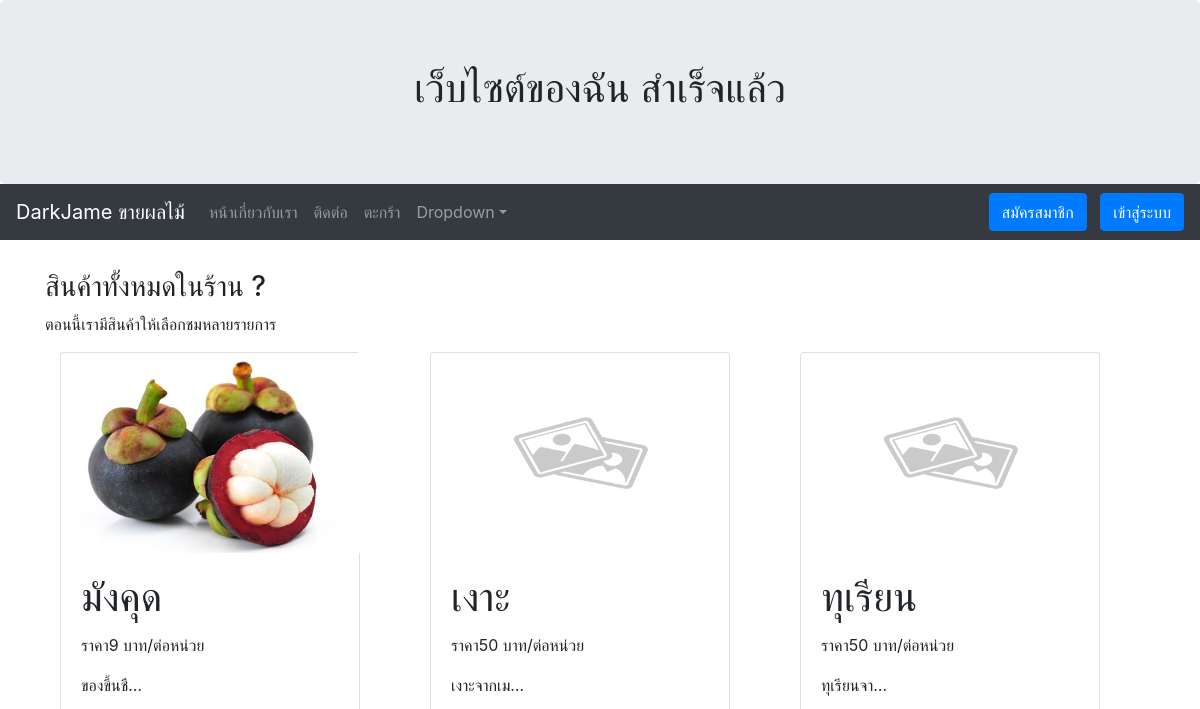
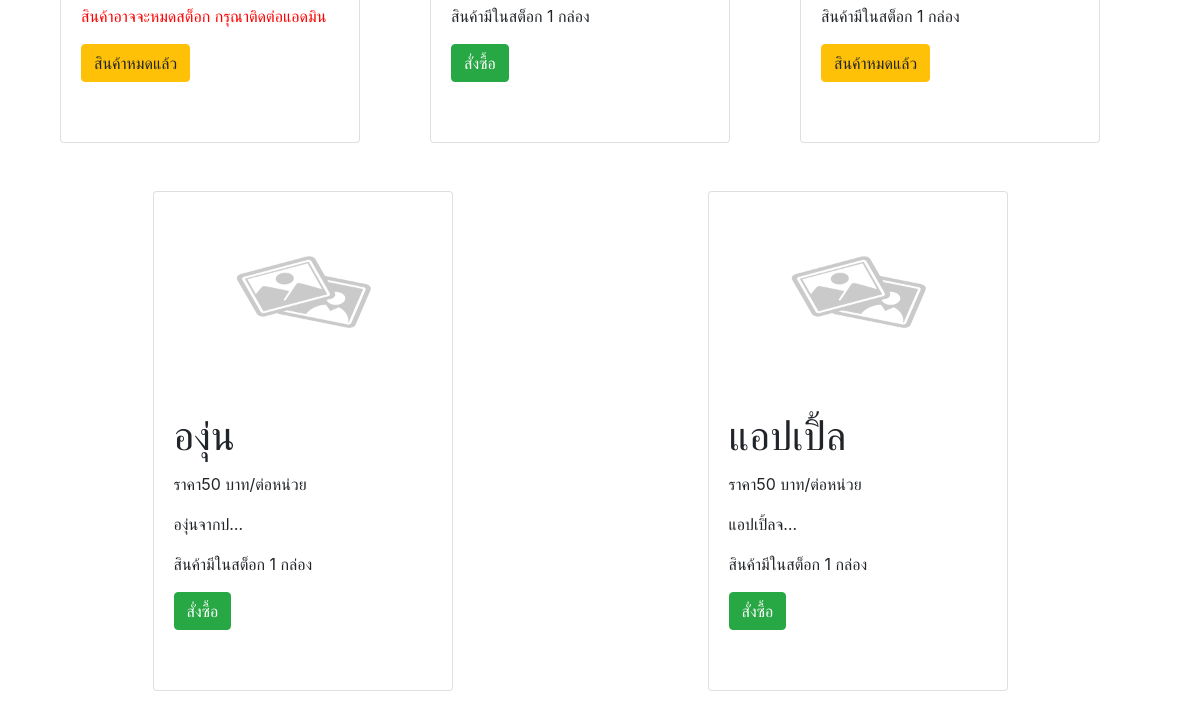
Before: /allproduct/ with the older database file (2 pictures, top to bottom).
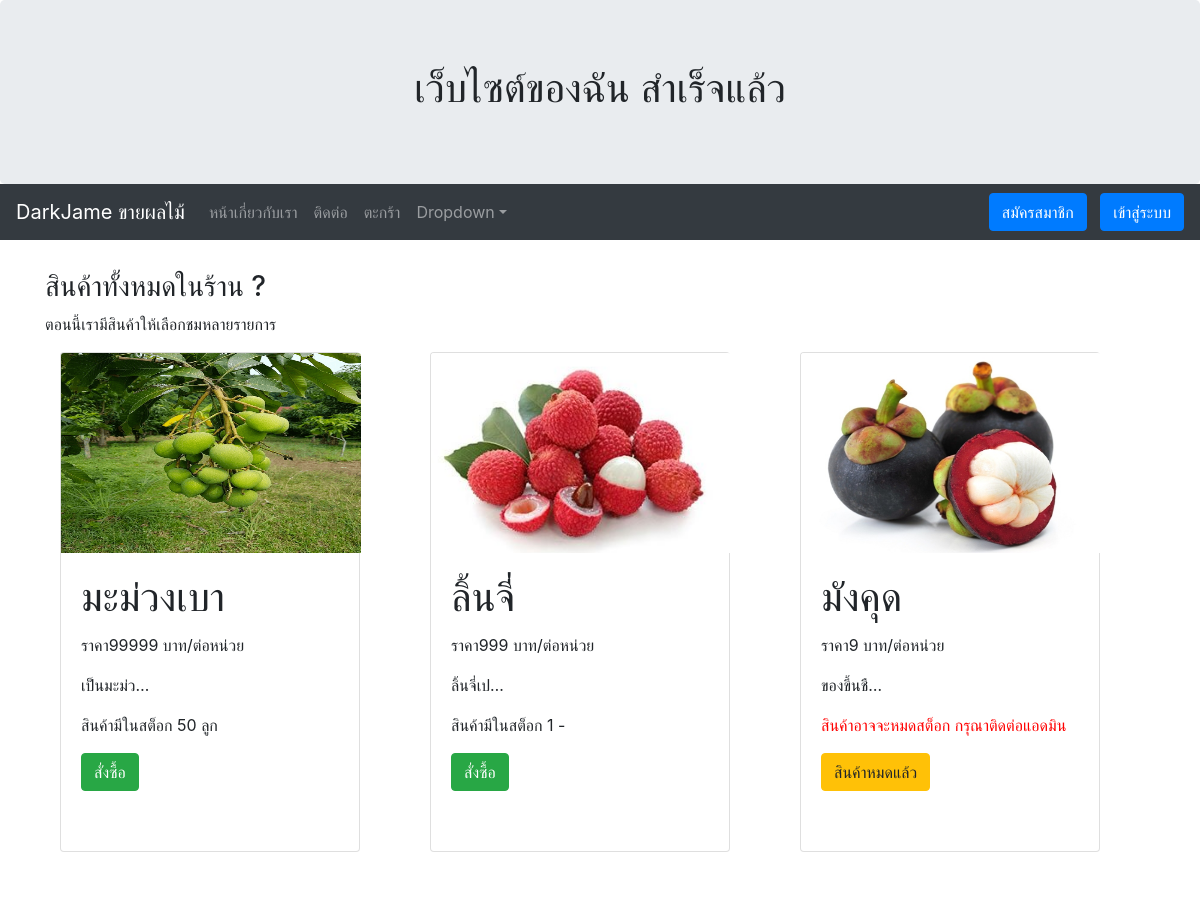
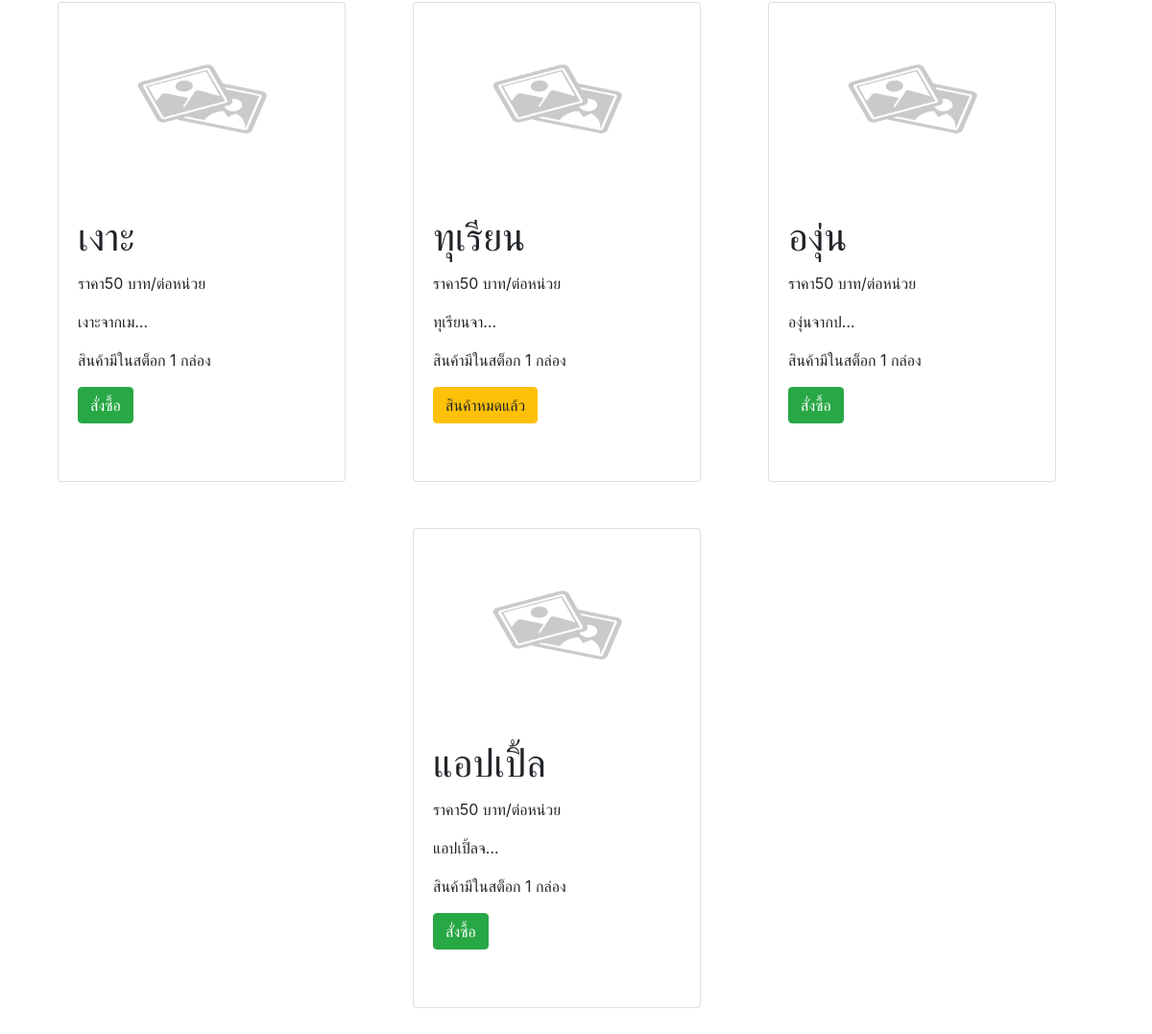
After: the same page with the newer database file (2 pictures, top to bottom).
### myapp/models.py (models this page shows, shortened)
class Allproduct(models.Model):
	name = models.CharField(max_length=100)
	price = models.CharField(max_length=100)
	detail = models.TextField(null=True, blank=True)
	imageurl = models.CharField(max_length=200, null=True, blank=True)
	instock = models.BooleanField(default=True)
	quantity = models.IntegerField(default=1)
	unit = models.CharField(max_length=200, default='-')
	image = models.ImageField(upload_to="products", null=True, blank=True)

### myapp/views.py (the view)
# urls.py: path('allproduct/', Product, name='allproduct-page'),
def Product(request):
	product = Allproduct.objects.all().order_by('id').reverse()
	context = {'product': product}
	return render(request, 'myapp/allproduct.html', context)

### templates/myapp/allproduct.html
{% extends 'myapp/base.html' %} {% block content %}
<h3>สินค้าทั้งหมดในร้าน ?</h3>
<p>ตอนนี้เรามีสินค้าให้เลือกชมหลายรายการ</p>
<div class="container-fluid">
  <div class="row">
    {% for pd in product %}
    <div class="container col-sm-4">
      <div class="card" style="width: 300px; height: 500px">
        {% if pd.image %}
        <img
          class="card-img-top"
          src="{{ pd.image.url }}"
          width="400px"
          style="width: 300px; height: 200px; overflow: hidden"
        />
        {% else %}
        <img
          class="card-img-top"
          src="/media/default.png"
          width="400px"
          style="width: 300px; height: 200px; overflow: hidden"
        />
        {% endif %}
        <div class="card-body">
          <h1 class="card-title">{{ pd.name }}</h1>
          <p>ราคา{{ pd.price }} บาท/ต่อหน่วย</p>
          <p>{{ pd.detail|truncatechars_html:10 }}</p>
          {% if pd.quantity > 0 %}
          <p>สินค้ามีในสต็อก {{ pd.quantity }} {{ pd.unit }}</p>
          {% else %}
          <p>
            <span style="color: red"
              >สินค้าอาจจะหมดสต็อก กรุณาติดต่อแอดมิน</span
            >
          </p>
          {% endif %} {% if pd.instock == True %} {% if user.is_authenticated %}
          <a href="{% url 'addtocart-page' pd.id %}" class="btn btn-success"
            >สั่งซื้อ</a
          >
          {% else %}
          <a href="{% url 'login'  %}" class="btn btn-success">สั่งซื้อ</a>
          {% endif %} {% else %}
          <a href="#" class="btn btn-warning">สินค้าหมดแล้ว</a>
          {% endif %}
        </div>
      </div>
      <br /><br />
    </div>
    {% endfor %}
  </div>
</div>
{% endblock content %}

Changed rows visible on the page:
added Allproduct: image (picture), name "มะม่วงเบา", price "99999", detail "เป็นมะม่ว…", quantity "50", unit "ลูก", instock "สั่งซื้อ"
added Allproduct: image (picture), name "ลิ้นจี่", price "999", detail "ลิ้นจี่เป…", quantity "1", unit "-", instock "สั่งซื้อ"
